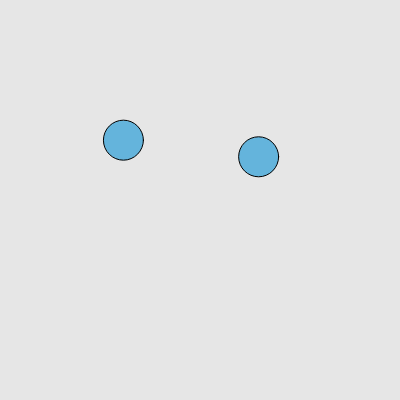
Frame 1 (no input)
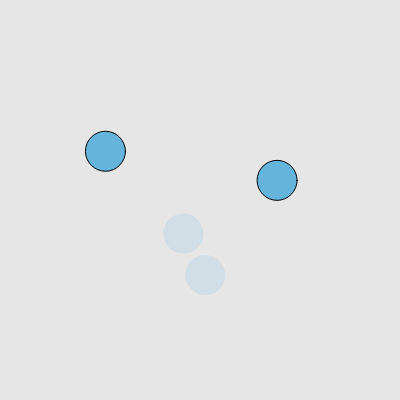
Frame 60 (no input)
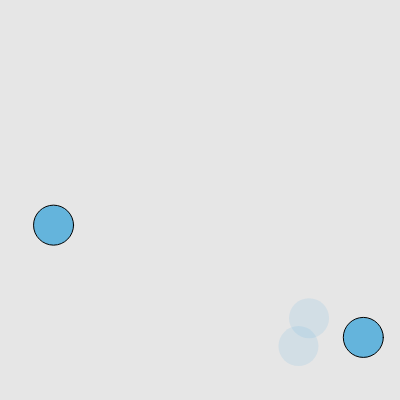
Frame 120 (the mouse pressed at the canvas centre since frame 60)

The p5.js sketch that drew these frames (run headless with seeded random() and noise() and a simulated clock; from frame 60 on, the mouse is pressed at the canvas centre):

// p5.js sketch
// ── sketch.js
// DM2008 – Activity 5a
// Colliding Circles (30 min)

let balls = [];
let ghosts = []

function setup() {
  createCanvas(400, 400);

  // Step 1: create two Ball objects
  balls.push(new Ball(random(100,300)/2,random(100,300)));
  balls.push(new Ball(random(100,300),random(100,300)));
}

function draw() {
  background(230);
    for (let i = 0; i < ghosts.length; i++) {
    let g = ghosts[i];
    g.move();
    g.show2();
    
  // Step 3: check collisions
  // Use dist() between ball centers
  // Trigger feedback (color, bounce, etc.)
  }
  
  // Step 2: update and display each ball
  for (let i = 0; i < balls.length; i++) {
    let b = balls[i];
    b.move();
    b.show();
    b.checkCollision(balls)
    
  // Step 3: check collisions
  // Use dist() between ball centers
  // Trigger feedback (color, bounce, etc.)
  }
}

class Ball {
  constructor(x, y) {
    this.pos = createVector(x, y);
    this.r = 20;
    this.vel = createVector(random(-4,4), random(-4, 4));
  }

  move() {
    this.pos.add(this.vel);
    if (this.pos.x > 400-this.r || this.pos.x < this.r) {this.vel.x *= -1}
    if (this.pos.y > 400-this.r || this.pos.y < this.r) {this.vel.y *= -1}
    // TODO: wrap around OR bounce off edges
  }

  show() {
    fill(100, 180, 220);
    ellipse(this.pos.x, this.pos.y, this.r * 2);
  }
  
    show2() {
      push()
    fill(100, 180, 220,40);
    noStroke()
    ellipse(this.pos.x, this.pos.y, this.r * 2);
      pop()
  }

   checkCollision(others) {
    for (let i = 0; i < others.length; i++) {
      // Make sure we do not compare the ball to itself
      if (others[i] !== this) {
        let other = others[i];
        let d = dist(this.pos.x, this.pos.y, other.pos.x, other.pos.y);
        if (d < this.r + other.r) {
        this.vel.x *= -1
        this.vel.y *= -1
        ghosts.push(new Ball(random(100,300),random(100,300)));
        }
      }
    }
  }
  // Use dist() and respond visually
}
